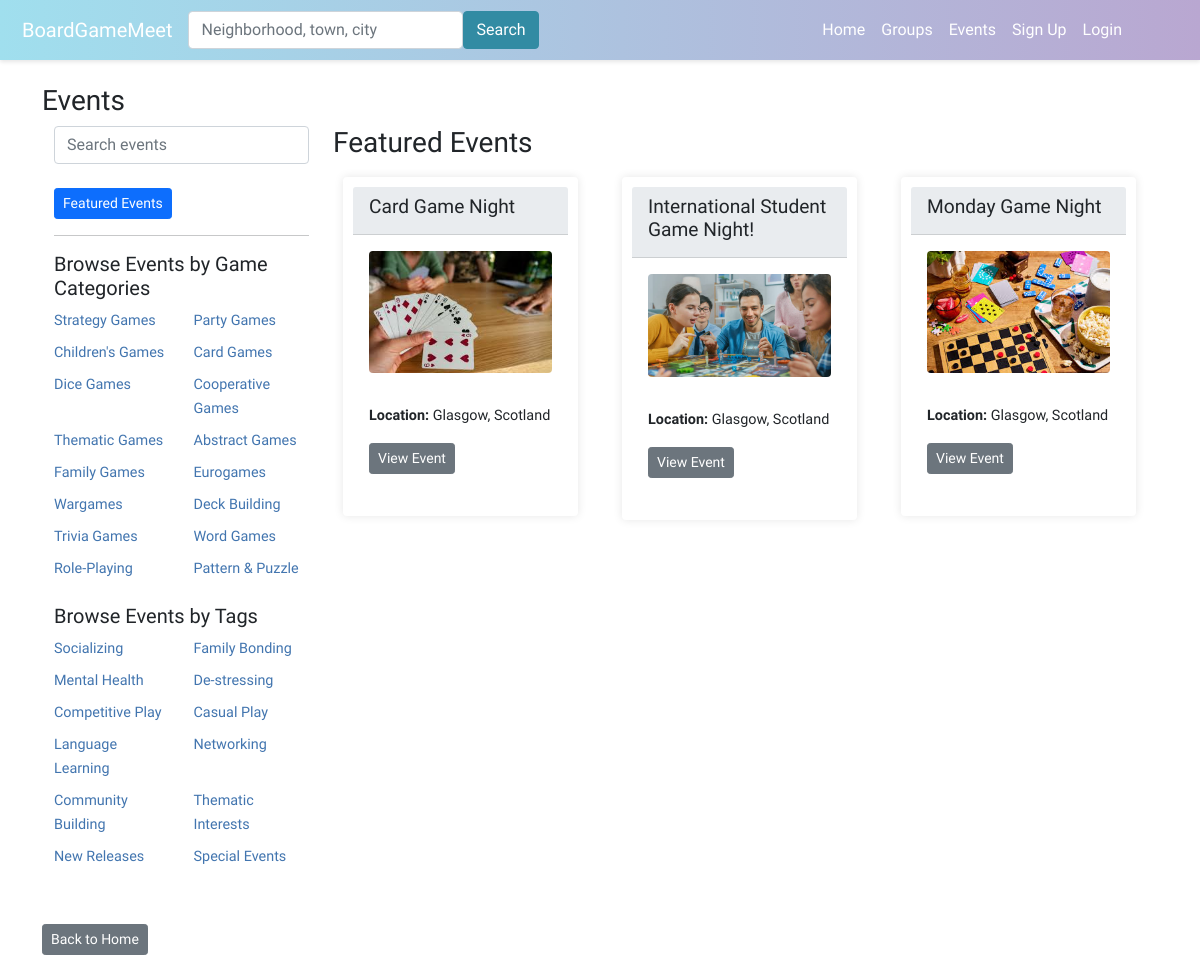
Screenshot of /events/ with the database file from the repository.
### boardgame/models.py (models this page shows, shortened)
class Category(models.Model):
    name = models.CharField(max_length=100)

class Tag(models.Model):
    name = models.CharField(max_length=100)

class Event(models.Model):
    group = models.ForeignKey(Group, on_delete=models.CASCADE)
    title = models.CharField(max_length=100)
    description = models.TextField()
    date_time = models.DateTimeField()
    attendees = models.ManyToManyField(User, through='EventAttendance')
    event_image = models.ImageField(upload_to='event_images/', null=True, blank=True)
    categories = models.ManyToManyField(Category, related_name='events', blank=True)
    tags = models.ManyToManyField(Tag, related_name='events', blank=True)
    nominations_open = models.BooleanField(default=True)
    signups_open = models.BooleanField(default=False)
    admin_only_nominations = models.BooleanField(default=False)
    skip_nominations = models.BooleanField(default=False)

class EventLocation(models.Model):
    event = models.OneToOneField('Event', on_delete=models.CASCADE)
    address = models.CharField(max_length=255)
    city = models.CharField(max_length=100)
    sublocality = models.CharField(max_length=100, blank=True)  # neighborhoods or sublocalities
    state = models.CharField(max_length=100, blank=True, null=True)  # Nullable state field
    postcode = models.CharField(max_length=20)
    country = models.CharField(max_length=20)
    latitude = models.DecimalField(max_digits=9, decimal_places=6, blank=True, null=True)
    longitude = models.DecimalField(max_digits=9, decimal_places=6, blank=True, null=True)

### boardgame/views.py (the view)
# urls.py: path('events/', views.events, name='events'),
def events(request):
    tag_name = request.GET.get('tag')
    category_name = request.GET.get('category')
    show_user_events = request.GET.get('your_events') == 'true'
    search_query = request.GET.get('search')
    now = datetime.now()
    event_list = Event.objects.filter(date_time__gte=now).order_by('title')
    if search_query:
        event_list = event_list.filter(
            Q(title__icontains=search_query) |
            Q(eventlocation__city__icontains=search_query)
        ).distinct()
    if tag_name:
        event_list = event_list.filter(tags__name=tag_name,date_time__gte=now)
    if category_name:
        event_list = event_list.filter(categories__name=category_name,date_time__gte=now)
    user_events = None
    user = request.user
    if show_user_events and user.is_authenticated:
        user_events = EventAttendance.objects.filter(user=user).select_related('event')
        if show_user_events:
            event_list = event_list.filter(id__in=user_events.values_list('event_id', flat=True))
    context = {
        'events': event_list,
        'tags': Tag.objects.all(),
        'categories': Category.objects.all(),
        'search_query': search_query,
    }
    return render(request, 'boardgame/events.html', context=context)

### boardgame/templates/boardgame/events.html (shortened to what this page needs)
{% extends 'boardgame/base.html' %}
{% load static %}
{% block content %}
<head>
<h3>Events</h3>
</head>
<div class="container">
    <div class="row">
        <div class="col-md-3">
            <div class="mb-2">
                <form method="get" action="{% url 'events' %}">
                    <div class="input-group">
                        <input type="text" class="form-control" id="search-bar" name="search" placeholder="Search events" value="{{ request.GET.search }}">
                    </div>
                </form>
                <br/>
                <a href="{% url 'events' %}" class="btn btn-primary btn-sm">Featured Events</a>
            </div>
            <hr>
            <div class="mb-3">
                <h5>Browse Events by Game Categories</h5>
                <div class="row">
                    {% if categories %}
                    {% for category in categories %}
                    <div class="col-6 mb-2">
                        <a href="?category={{ category.name }}" class="category-link">{{ category.name }}</a>
                    </div>
                    {% endfor %}
                    {% else %}
                    <p>No categories available</p>
                    {% endif %}
                </div>
            </div>
            <div class="mb-3">
                <h5>Browse Events by Tags</h5>
                <div class="row">
                    {% if tags %}
                    {% for tag in tags %}
                    <div class="col-6 mb-2">
                        <a href="?tag={{ tag.name }}" class="tag-link">{{ tag.name }}</a>
                    </div>
                    {% endfor %}
                    {% else %}
                    <p>No tags available</p>
                    {% endif %}
                </div>
            </div>
        </div>
        <div class="col-md-9">
            <h3>
                {% if request.GET.your_events %}
                    Your Events
                {% elif request.GET.tag %}
                    Results for Tag: {{ request.GET.tag }}
                {% elif request.GET.category %}
                    Results for Category: {{ request.GET.category }}
                {% else %}
                    Featured Events
                {% endif %}
            </h3>
            <div class="row" id="event-cards">
                {% if events %}
                {% for event in events %}
                <div class="col-md-4 mb-3">
                    <div class="card" style="border: none; box-shadow: 0 0 10px rgba(0,0,0,0.1);">
                        <div class="card-header" style="background-color: #e9ecef;">
                            <h4>{{ event.title }}</h4>
                        </div>
                        <div class="card-body">
                            {% if event.event_image %}
                            <img src="{{ event.event_image.url }}" class="profile-image rounded mb-3" style="max-width: 100%;">
                            {% else %}
                            <img src="{% static 'boardgame/images/event_profile_default.jpg' %}" class="profile-image rounded mb-3" style="max-width: 100%;">
                            {% endif %}
                            <p class="card-text">
                                <p><b>Location:</b> {{event.eventlocation.city }}{% if event.eventlocation.state %}, {{ event.eventlocation.state }}{% endif %}</p>
                                <a href="{% url 'event_details' event.id %}" class="btn btn-secondary btn-sm">View Event</a>
                            </p>
                        </div>
                    </div>
                </div>
                {% endfor %}
                {% else %}
                <strong>There are no events present.</strong>
                {% endif %}
            </div>
        </div>
    </div>
</div>
<div class="mt-3">
    <a href="{% url 'home' %}" class="btn btn-secondary btn-sm">Back to Home</a>
</div>
{% endblock %}

### boardgame/static/boardgame/style.css (style rules this page uses)
.profile-image { max-width: 300px; max-height: 200px; width: auto; height: auto; }
.card { padding: 10px; margin: 10px; }
.card-header h4 { font-size: 1.2rem; }
.card-body p { font-size: 0.9rem; }
.btn-sm { font-size: 0.8rem; padding: 5px 10px; }
.container { max-width: 1200px; margin: auto; }

### boardgame/templates/boardgame/base.html (style rules this page uses)
body { font-family: 'Varela Round', sans-serif; }

### boardgame/templates/boardgame/events.html (style rules this page uses)
.tag-link, .category-link { text-decoration: none; color: #4275af; font-size: 0.9rem; }
.row > div { margin-bottom: 1rem; }

### rows the page displays
Category: name "Strategy Games"
Category: name "Party Games"
Category: name "Children's Games"
Category: name "Card Games"
Category: name "Dice Games"
Category: name "Cooperative Games"
Category: name "Thematic Games"
Category: name "Abstract Games"
Category: name "Family Games"
Category: name "Eurogames"
Category: name "Wargames"
Category: name "Deck Building"
Category: name "Trivia Games"
Category: name "Word Games"
Category: name "Role-Playing"
Category: name "Pattern & Puzzle"
Tag: name "Socializing"
Tag: name "Family Bonding"
Tag: name "Mental Health"
Tag: name "De-stressing"
Tag: name "Competitive Play"
Tag: name "Casual Play"
Tag: name "Language Learning"
Tag: name "Networking"
Tag: name "Community Building"
Tag: name "Thematic Interests"
Tag: name "New Releases"
Tag: name "Special Events"
Event: title "Card Game Night", event_image (picture), eventlocation.city "Glasgow", eventlocation.state "Scotland"
Event: title "International Student Game Night!", event_image (picture), eventlocation.city "Glasgow", eventlocation.state "Scotland"
Event: title "Monday Game Night", event_image (picture), eventlocation.city "Glasgow", eventlocation.state "Scotland"
